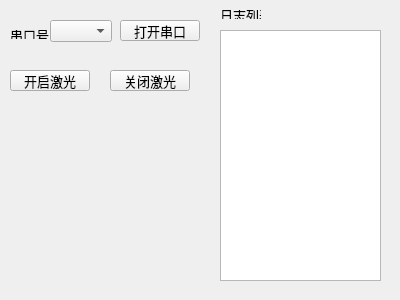
<?xml version="1.0" encoding="UTF-8"?>
<ui version="4.0">
 <class>lasercontrol</class>
 <widget class="QWidget" name="lasercontrol">
  <property name="geometry">
   <rect>
    <x>0</x>
    <y>0</y>
    <width>400</width>
    <height>300</height>
   </rect>
  </property>
  <property name="windowTitle">
   <string>辅助激光控制</string>
  </property>
  <widget class="QLabel" name="label">
   <property name="geometry">
    <rect>
     <x>10</x>
     <y>30</y>
     <width>41</width>
     <height>9</height>
    </rect>
   </property>
   <property name="font">
    <font>
     <family>微软雅黑</family>
     <pointsize>10</pointsize>
    </font>
   </property>
   <property name="text">
    <string>串口号</string>
   </property>
  </widget>
  <widget class="QComboBox" name="comboBox">
   <property name="geometry">
    <rect>
     <x>50</x>
     <y>20</y>
     <width>62</width>
     <height>22</height>
    </rect>
   </property>
   <property name="font">
    <font>
     <family>微软雅黑</family>
     <pointsize>10</pointsize>
    </font>
   </property>
  </widget>
  <widget class="QPushButton" name="pushButton">
   <property name="geometry">
    <rect>
     <x>120</x>
     <y>20</y>
     <width>80</width>
     <height>21</height>
    </rect>
   </property>
   <property name="font">
    <font>
     <family>微软雅黑</family>
     <pointsize>10</pointsize>
    </font>
   </property>
   <property name="text">
    <string>打开串口</string>
   </property>
  </widget>
  <widget class="QListView" name="listView">
   <property name="geometry">
    <rect>
     <x>220</x>
     <y>30</y>
     <width>161</width>
     <height>251</height>
    </rect>
   </property>
  </widget>
  <widget class="QLabel" name="label_2">
   <property name="geometry">
    <rect>
     <x>220</x>
     <y>10</y>
     <width>41</width>
     <height>9</height>
    </rect>
   </property>
   <property name="font">
    <font>
     <family>微软雅黑</family>
     <pointsize>10</pointsize>
    </font>
   </property>
   <property name="text">
    <string>日志列表</string>
   </property>
  </widget>
  <widget class="QPushButton" name="pushButton_2">
   <property name="geometry">
    <rect>
     <x>10</x>
     <y>70</y>
     <width>80</width>
     <height>21</height>
    </rect>
   </property>
   <property name="font">
    <font>
     <family>微软雅黑</family>
     <pointsize>10</pointsize>
    </font>
   </property>
   <property name="text">
    <string>开启激光</string>
   </property>
  </widget>
  <widget class="QPushButton" name="pushButton_3">
   <property name="geometry">
    <rect>
     <x>110</x>
     <y>70</y>
     <width>80</width>
     <height>21</height>
    </rect>
   </property>
   <property name="font">
    <font>
     <family>微软雅黑</family>
     <pointsize>10</pointsize>
    </font>
   </property>
   <property name="text">
    <string>关闭激光</string>
   </property>
  </widget>
 </widget>
 <resources/>
 <connections/>
</ui>
